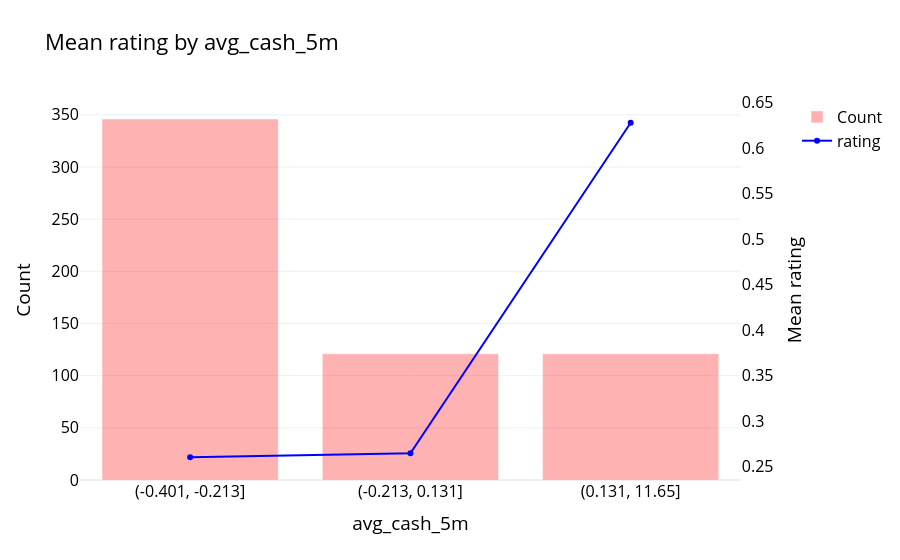

The code cell stored with this chart in its notebook:
### Markdown cell above
## avg_cash_5m
Average of cash transaction (withdrawal and deposit) in the past 5 months

### Code cell
eda(df, "rating", "avg_cash_5m", bins = 3)

### Figure 1 — Plotly figure (JSON) as saved in the notebook; plotly's stock layout.template omitted (floating-point values rounded to 4 significant figures)
{"data": [{"marker": {"color": "red"}, "name": "Count", "opacity": 0.3, "type": "bar", "x": ["(-0.401, -0.213]", "(-0.213, 0.131]", "(0.131, 11.65]"], "y": [346, 121, 121]}, {"line": {"color": "blue"}, "mode": "lines+markers", "name": "rating", "type": "scatter", "x": ["(-0.401, -0.213]", "(-0.213, 0.131]", "(0.131, 11.65]"], "xaxis": "x", "y": [0.2601, 0.2645, 0.6281], "yaxis": "y2"}], "layout": {"font": {"color": "black", "size": 16}, "title": {"text": "Mean rating by avg_cash_5m"}, "xaxis": {"anchor": "y", "domain": [0.0, 0.94], "title": {"text": "avg_cash_5m"}, "type": "category"}, "yaxis": {"anchor": "x", "domain": [0.0, 1.0], "title": {"text": "Count"}}, "yaxis2": {"anchor": "x", "overlaying": "y", "showgrid": false, "side": "right", "tickmode": "auto", "title": {"text": "Mean rating"}}}}
